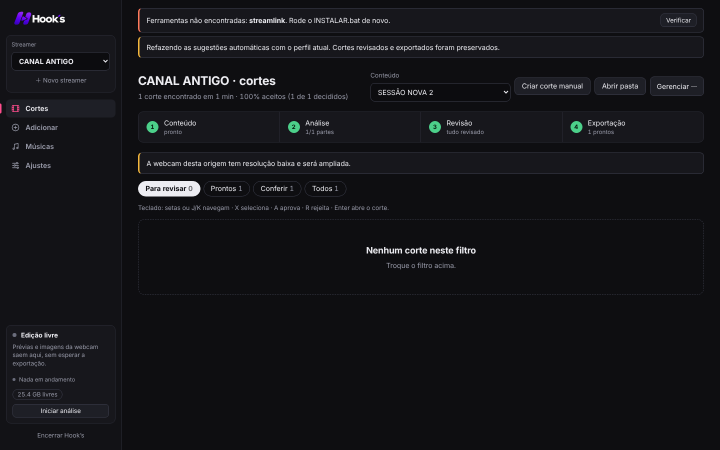
#> input picture validacao/painel_dados_0_17_1.png, 1440 x 900 px (shown at 1/2 size); its folder holds only this picture in this run
$ python -i cover.py   (imports and definitions only)   (older library calls are emulated)
#> lines starting #> are read from the running program, lines starting #| are printed output that depends on the picture
#> further down, picture is the input picture: shape (900, 1440, 3); mean B, G, R 24.5, 20.8, 20.6
"""Capas (P20): escolha do quadro por medidas técnicas e montagem do título em modelos fixos, tudo local e sem IA.

O que é medido: nitidez (variância do Laplaciano), exposição (média e fração de pixels escuros/estourados), contraste,
saturação e densidade de bordas. Nenhuma medida diz que o quadro “tem emoção” ou “é o melhor momento”: o quadro escolhido é o
mais nítido e bem exposto entre os amostrados, e as alternativas ficam salvas para a pessoa trocar.
Falha aqui nunca derruba a exportação."""
import json
from pathlib import Path
import tempfile
import time

CANVAS = {'9x16': (1080, 1920), '1x1': (1080, 1080), '4x5': (1080, 1350), '16x9': (1920, 1080)}
TEMPLATES = ('limpo', 'faixa', 'destaque')
SAFE = dict(top=160, bottom=480, side=60)       # px em 1080×1920 (igual ao QC)
SAMPLES = 12
MIN_SCORE = 25.0                               # abaixo disso o quadro é tecnicamente fraco; ainda assim a melhor opção é usada
WINDOWS_FONTS = ('segoeuib.ttf', 'arialbd.ttf', 'arial.ttf')
LINUX_FONTS = ('/usr/share/fonts/truetype/dejavu/DejaVuSans-Bold.ttf', '/usr/share/fonts/truetype/liberation/LiberationSans-Bold.ttf')


def metrics(image):
    """Medidas de um quadro BGR (numpy). Valores simples e explicáveis."""
    import cv2
    import numpy as np
    height, width = image.shape[:2]
#> height = 900; width = 1440
    scale = min(1.0, 480 / max(1, width))
#> scale = 0.333
    small = cv2.resize(image, (max(8, int(width * scale)), max(8, int(height * scale)))) if scale < 1 else image
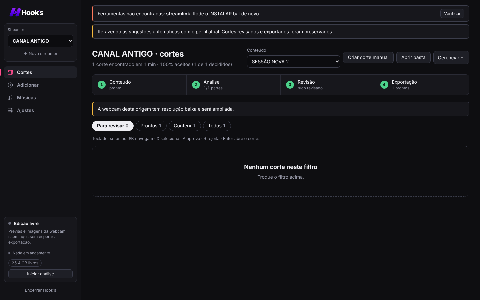
#> small: shape (300, 480, 3); mean B, G, R 24.7, 20.8, 20.7
    gray = cv2.cvtColor(small, cv2.COLOR_BGR2GRAY)
    hsv = cv2.cvtColor(small, cv2.COLOR_BGR2HSV)
#> hsv: shape (300, 480, 3); mean H, S, V 119.7, 45.3, 24.8
    edges = cv2.Canny(gray, 80, 160)
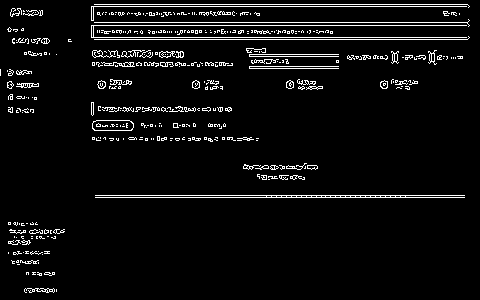
#> edges: shape (300, 480); 5.3% white in thin lines or dots
    return dict(sharpness=float(cv2.Laplacian(gray, cv2.CV_64F).var()),
                brightness=float(gray.mean()),
                dark=float((gray < 20).mean()), bright=float((gray > 240).mean()),
                contrast=float(gray.std()),
                saturation=float(hsv[:, :, 1].mean()),
                edges=float((edges > 0).mean()),
                uniform=bool(np.ptp(gray) < 12))


# [198 lines left out: functions score, _grab, pick, font_path, _font, wrap and 3 more, not called in this run]


def title_of(candidate):
    from . import delivery
    return delivery.title_of(candidate)


# [64 lines left out: functions _brand_logo, make_for_export, not called in this run]

>>> import cv2
>>> picture = cv2.imread('../validacao/painel_dados_0_17_1.png')
>>> result = metrics(picture)
#> result = {'sharpness': 4190, 'brightness': 21.05, 'dark': 0.744, 'bright': 0.000326, 'contrast': 24.78, 'saturation': 45.29, 'edges': 0.053, 'uniform': False}
